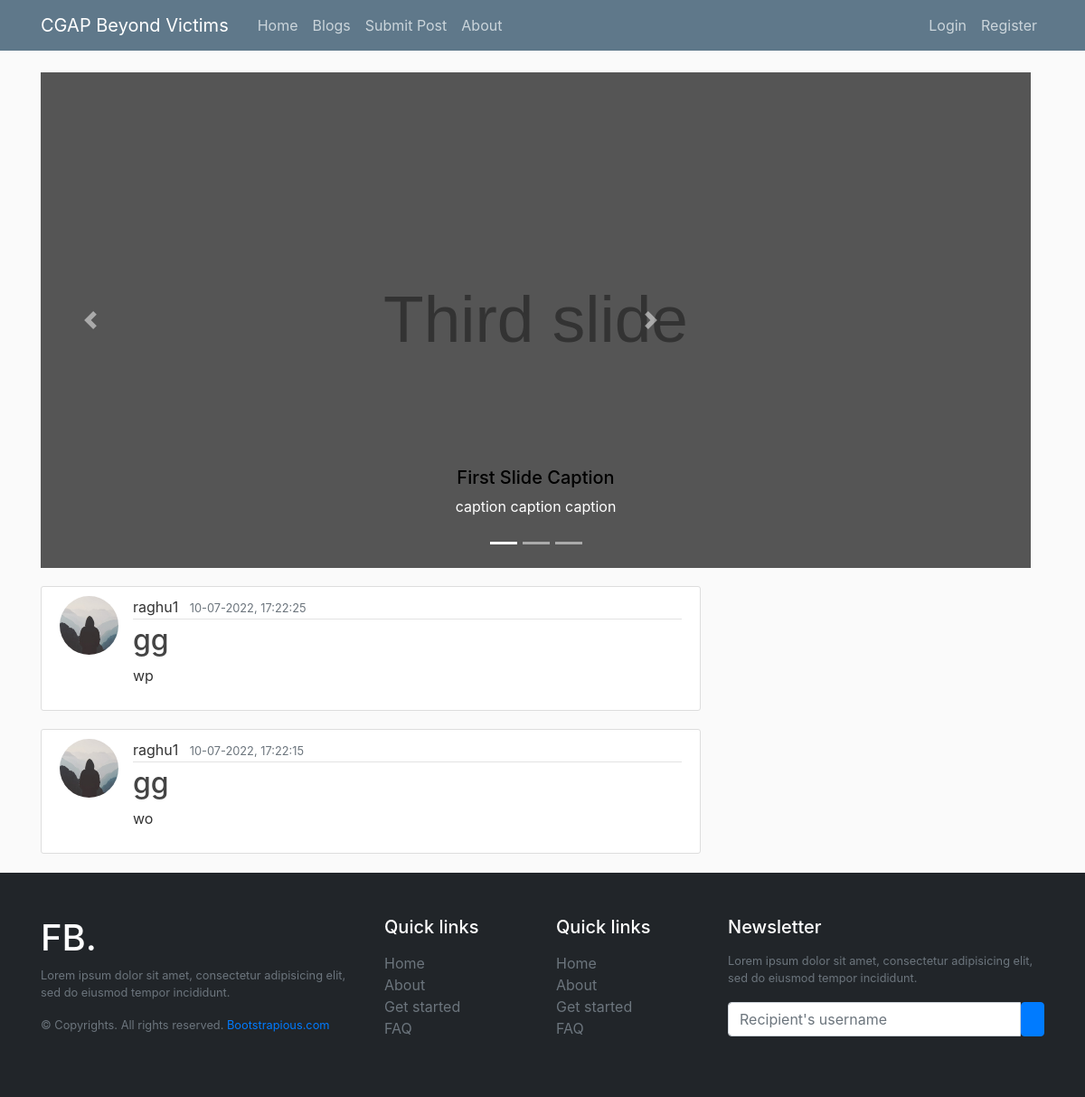
The page /home on the database its author committed.
### cgap/models.py (models this page shows, shortened)
class Post(db.Model):
    id = db.Column(db.Integer, primary_key=True)
    title = db.Column(db.String(100), nullable=False)
    date_posted = db.Column(db.DateTime, nullable=False, default=datetime.utcnow)
    image_file = db.Column(db.String(20), nullable=False, default="default.jpg")
    content = db.Column(db.Text, nullable=False)
    user_id = db.Column(db.Integer, db.ForeignKey("user.id"), nullable=False)

class User(db.Model, UserMixin):
    id = db.Column(db.Integer, primary_key=True)
    username = db.Column(db.String(20), unique=True, nullable=False)
    email = db.Column(db.String(120), unique=True, nullable=False)
    image_file = db.Column(db.String(20), nullable=False, default="default.jpg")
    password = db.Column(db.String(60), nullable=False)
    posts = db.relationship("Post", backref="author", lazy=True)

### cgap/routes.py (the view)
@app.route("/")
@app.route("/home")
def home():
    posts = Post.query.order_by(Post.date_posted.desc())
    return render_template("home.html", posts=posts)

### cgap/templates/home.html (shortened to what this page needs)
{% extends "layout.html" %}
{% block content %}
<div id="carouselExampleIndicators" class="carousel slide" data-ride="carousel">
  <ol class="carousel-indicators">
    <li data-target="#carouselExampleIndicators" data-slide-to="0" class="active"></li>
    <li data-target="#carouselExampleIndicators" data-slide-to="1"></li>
    <li data-target="#carouselExampleIndicators" data-slide-to="2"></li>
  </ol>
  <div class="carousel-inner">
    <div class="carousel-item active">
      <img class="d-block w-100" alt="First slide">
      <div class="carousel-caption d-none d-md-block">
          <h5>First Slide Caption</h5>
          <p>caption caption caption</p>
      </div>
    </div>
  </div>
  <a class="carousel-control-prev" href="#carouselExampleIndicators" role="button" data-slide="prev">
    <span class="carousel-control-prev-icon" aria-hidden="true"></span>
  </a>
  <a class="carousel-control-next" href="#carouselExampleIndicators" role="button" data-slide="next">
    <span class="carousel-control-next-icon" aria-hidden="true"></span>
  </a>
</div>
<div>
{% for post in posts %}
  {% if loop.index<=5 %}
    <article class="media content-section">
      <img
        class="rounded-circle article-img"
        src="{{ url_for('static', filename='profile_pics/' + post.author.image_file) }}"
      />
      <div class="media-body">
        <div class="article-metadata">
          <a
            class="mr-2"
            href="{{ url_for('user_posts', username=post.author.username) }}"
            >{{ post.author.username }}</a
          >
          <small class="text-muted"
            >{{ post.date_posted.strftime('%d-%m-%Y, %H:%M:%S') }}</small
          >
        </div>
        <h2>
          <a class="article-title" href="{{ url_for('post', post_id=post.id) }}"
            >{{ post.title }}</a
          >
        </h2>
          <p class="article-content">{{ post.content|truncate(60, True, '...') }}</p>
      </div>
    </article>
  {% endif %}
{% endfor %}
</div>
{% endblock content %}

### cgap/templates/layout.html (shortened to what this page needs)
<!DOCTYPE html>
<html>
  <head>
    <link
      rel="stylesheet"
      href="https://maxcdn.bootstrapcdn.com/bootstrap/4.0.0/css/bootstrap.min.css"
    />
    <link
      rel="stylesheet"
      type="text/css"
      href="{{ url_for('static', filename='main.css') }}"
    />
  </head>
  <body>
    <header class="site-header">
      <nav class="navbar navbar-expand-md navbar-dark bg-steel fixed-top">
        <div class="container">
          <a class="navbar-brand mr-4" href="/">CGAP Beyond Victims</a>
          <div class="collapse navbar-collapse" id="navbarToggle">
            <div class="navbar-nav mr-auto">
              <a class="nav-item nav-link" href="{{ url_for('home') }}">Home</a>
              <a class="nav-item nav-link" href="{{ url_for('blogs') }}"
                >Blogs</a
              >
              {% if current_user.is_authenticated %}
              <a class="nav-item nav-link" href="{{ url_for('submissions') }}"
                >Submissions</a
              >
              {% else %}
              <a class="nav-item nav-link" href="{{ url_for('submit_post') }}"
                >Submit Post</a
              >
              {% endif %}
              <a class="nav-item nav-link" href="{{ url_for('about') }}"
                >About</a
              >
            </div>
            <div class="navbar-nav">
              {% if current_user.is_authenticated %}
              <a class="nav-item nav-link" href="{{ url_for('new_post') }}"
                >New Post</a
              >
              <a class="nav-item nav-link" href="{{ url_for('account') }}"
                >Account</a
              >
              <a class="nav-item nav-link" href="{{ url_for('logout') }}"
                >Logout</a
              >
              {% else %}
              <a class="nav-item nav-link" href="{{ url_for('login') }}"
                >Login</a
              >
              <a class="nav-item nav-link" href="{{ url_for('register') }}"
                >Register</a
              >
              {% endif %}
            </div>
          </div>
        </div>
      </nav>
    </header>
    <main role="main" class="container">
      <div class="row">
        <div class="col-md-8">
           {% block content %}{%
          endblock%}
        </div>
        <div class="col-md-4"></div>
      </div>
    </main>
    <div class="d-flex flex-column h-100">
      <footer class="w-100 py-4 flex-shrink-0">
        <div class="container py-4">
          <div class="row gy-4 gx-5">
            <div class="col-lg-4 col-md-6">
              <h5 class="h1 text-white">FB.</h5>
              <p class="small text-muted">
                Lorem ipsum dolor sit amet, consectetur adipisicing elit, sed do
                eiusmod tempor incididunt.
              </p>
              <p class="small text-muted mb-0">
                &copy; Copyrights. All rights reserved.
                <a class="text-primary" href="#">Bootstrapious.com</a>
              </p>
            </div>
            <div class="col-lg-2 col-md-6">
              <h5 class="text-white mb-3">Quick links</h5>
              <ul class="list-unstyled text-muted">
                <li><a href="#">Home</a></li>
                <li><a href="#">About</a></li>
                <li><a href="#">Get started</a></li>
                <li><a href="#">FAQ</a></li>
              </ul>
            </div>
            <div class="col-lg-2 col-md-6">
              <h5 class="text-white mb-3">Quick links</h5>
              <ul class="list-unstyled text-muted">
                <li><a href="#">Home</a></li>
                <li><a href="#">About</a></li>
                <li><a href="#">Get started</a></li>
                <li><a href="#">FAQ</a></li>
              </ul>
            </div>
            <div class="col-lg-4 col-md-6">
              <h5 class="text-white mb-3">Newsletter</h5>
              <p class="small text-muted">
                Lorem ipsum dolor sit amet, consectetur adipisicing elit, sed do
                eiusmod tempor incididunt.
              </p>
              <form action="#">
                <div class="input-group mb-3">
                  <input
                    class="form-control"
                    type="text"
                    placeholder="Recipient's username"
                    aria-label="Recipient's username"
                    aria-describedby="button-addon2"
                  />
                  <button
                    class="btn btn-primary"
                    id="button-addon2"
                    type="button"
                  >
                  </button>
                </div>
              </form>
            </div>
          </div>
        </div>
      </footer>
    </div>
  </body>
</html>

### cgap/static/main.css (style rules this page uses)
body { background: #fafafa; color: #333333; margin-top: 5rem; }
h1, h2, h3, h4, h5, h6 { color: black; }
.bg-steel { background-color: #5f788a; }
.site-header .navbar-nav .nav-link { color: #cbd5db; }
.content-section { background: #ffffff; padding: 10px 20px; border: 1px solid #dddddd; border-radius: 3px; margin-bottom: 20px; }
.article-title { color: #444444; }
.article-content { white-space: pre-line; }
.article-img { height: 65px; width: 65px; margin-right: 16px; }
.article-metadata { padding-bottom: 1px; margin-bottom: 4px; border-bottom: 1px solid #e3e3e3; }
.carousel-inner { width: 150%; margin-bottom: 20px; }
.carousel-indicators { width: 120%; }
a { color: inherit; text-decoration: none; transition: all 0.3s; }
footer { background: #212529; }

### rows shown on the page
Post: image_file (placeholder picture), author.username "raghu1", date_posted "10-07-2022, 17:22:25", title "gg", content "wp"
Post: image_file (placeholder picture), author.username "raghu1", date_posted "10-07-2022, 17:22:15", title "gg", content "wo"
